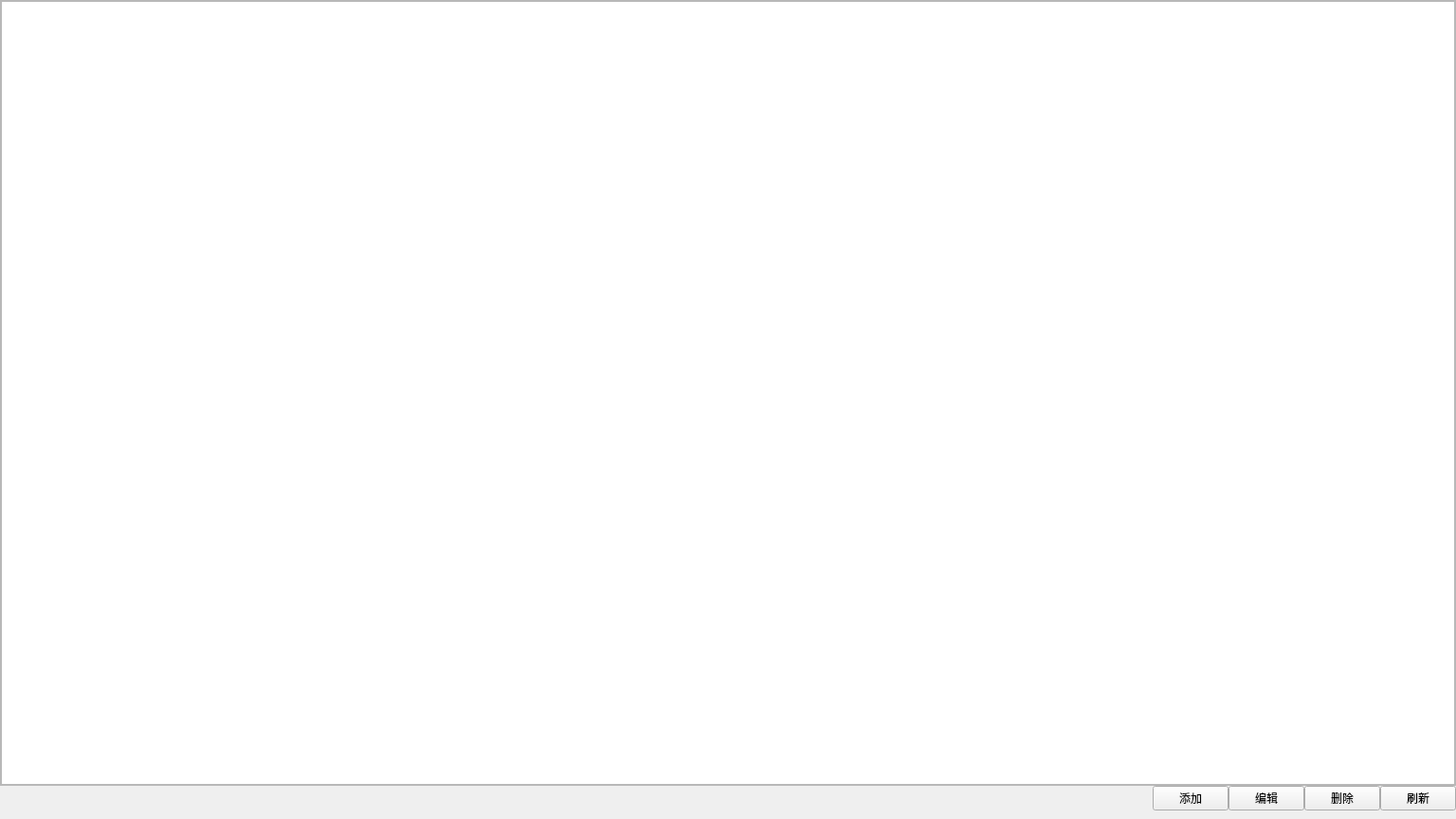
<?xml version="1.0" encoding="UTF-8"?>
<ui version="4.0">
 <class>SatelliteUi</class>
 <widget class="QWidget" name="SatelliteUi">
  <property name="geometry">
   <rect>
    <x>0</x>
    <y>0</y>
    <width>1536</width>
    <height>864</height>
   </rect>
  </property>
  <property name="windowTitle">
   <string>SatelliteUi</string>
  </property>
  <layout class="QVBoxLayout" name="verticalLayout">
   <property name="spacing">
    <number>0</number>
   </property>
   <property name="leftMargin">
    <number>0</number>
   </property>
   <property name="topMargin">
    <number>0</number>
   </property>
   <property name="rightMargin">
    <number>0</number>
   </property>
   <property name="bottomMargin">
    <number>9</number>
   </property>
   <item>
    <widget class="QFrame" name="frame_2">
     <property name="frameShape">
      <enum>QFrame::StyledPanel</enum>
     </property>
     <property name="frameShadow">
      <enum>QFrame::Raised</enum>
     </property>
     <layout class="QVBoxLayout" name="verticalLayout_2" stretch="1">
      <property name="spacing">
       <number>0</number>
      </property>
      <property name="leftMargin">
       <number>0</number>
      </property>
      <property name="topMargin">
       <number>0</number>
      </property>
      <property name="rightMargin">
       <number>0</number>
      </property>
      <property name="bottomMargin">
       <number>0</number>
      </property>
      <item>
       <widget class="QTableView" name="tableView">
        <property name="selectionMode">
         <enum>QAbstractItemView::SingleSelection</enum>
        </property>
       </widget>
      </item>
     </layout>
    </widget>
   </item>
   <item>
    <layout class="QHBoxLayout" name="horizontalLayout">
     <item>
      <spacer name="horizontalSpacer_2">
       <property name="orientation">
        <enum>Qt::Horizontal</enum>
       </property>
       <property name="sizeHint" stdset="0">
        <size>
         <width>40</width>
         <height>20</height>
        </size>
       </property>
      </spacer>
     </item>
     <item>
      <widget class="QPushButton" name="pushButton_add">
       <property name="styleSheet">
        <string notr="true"/>
       </property>
       <property name="text">
        <string>添加</string>
       </property>
       <property name="iconSize">
        <size>
         <width>14</width>
         <height>14</height>
        </size>
       </property>
      </widget>
     </item>
     <item>
      <widget class="QPushButton" name="pushButton_edit">
       <property name="text">
        <string>编辑</string>
       </property>
      </widget>
     </item>
     <item>
      <widget class="QPushButton" name="pushButton_delete">
       <property name="text">
        <string>删除</string>
       </property>
       <property name="iconSize">
        <size>
         <width>14</width>
         <height>14</height>
        </size>
       </property>
      </widget>
     </item>
     <item>
      <widget class="QPushButton" name="pushButton_refresh">
       <property name="text">
        <string>刷新</string>
       </property>
       <property name="iconSize">
        <size>
         <width>14</width>
         <height>14</height>
        </size>
       </property>
      </widget>
     </item>
    </layout>
   </item>
  </layout>
 </widget>
 <resources/>
 <connections/>
</ui>
